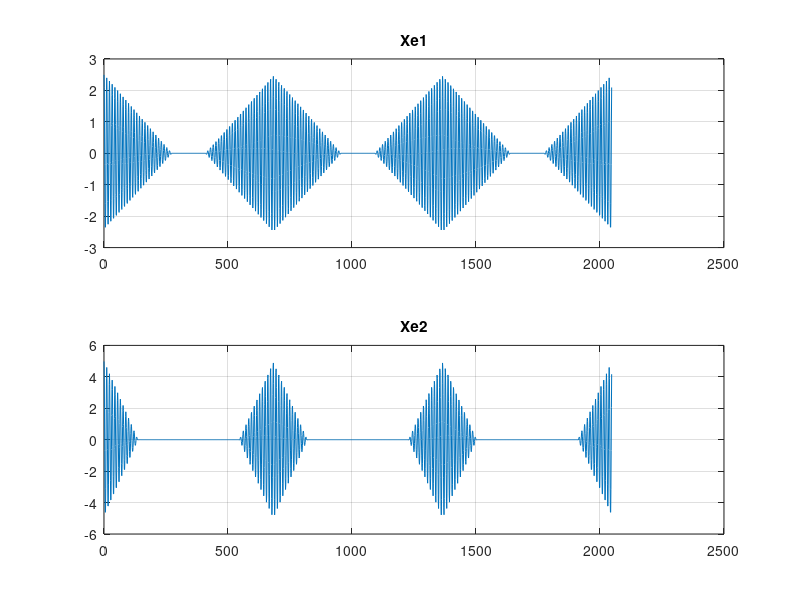

Reproduce this figure in MATLAB.
N = 2048;
n = 0:2047;
x1 = sinc(0.4*(n-62)).*sinc(0.4*(n-62));
x2 = sinc(0.2*(n-62)).*sinc(0.2*(n-62));
xe1 = zeros(1,3*length(x1));
xe1(1:3:length(xe1))=x1;
xe2 = zeros(1,3*length(x2));
xe2(1:3:length(xe2))=x2;
Xe1 = fft(xe1,N);
Xe2 = fft(xe2,N);
subplot(2,1,1);
plot(n,Xe1);
grid;
title('Xe1');
subplot(2,1,2);
plot(n,Xe2);
grid;
title('Xe2');